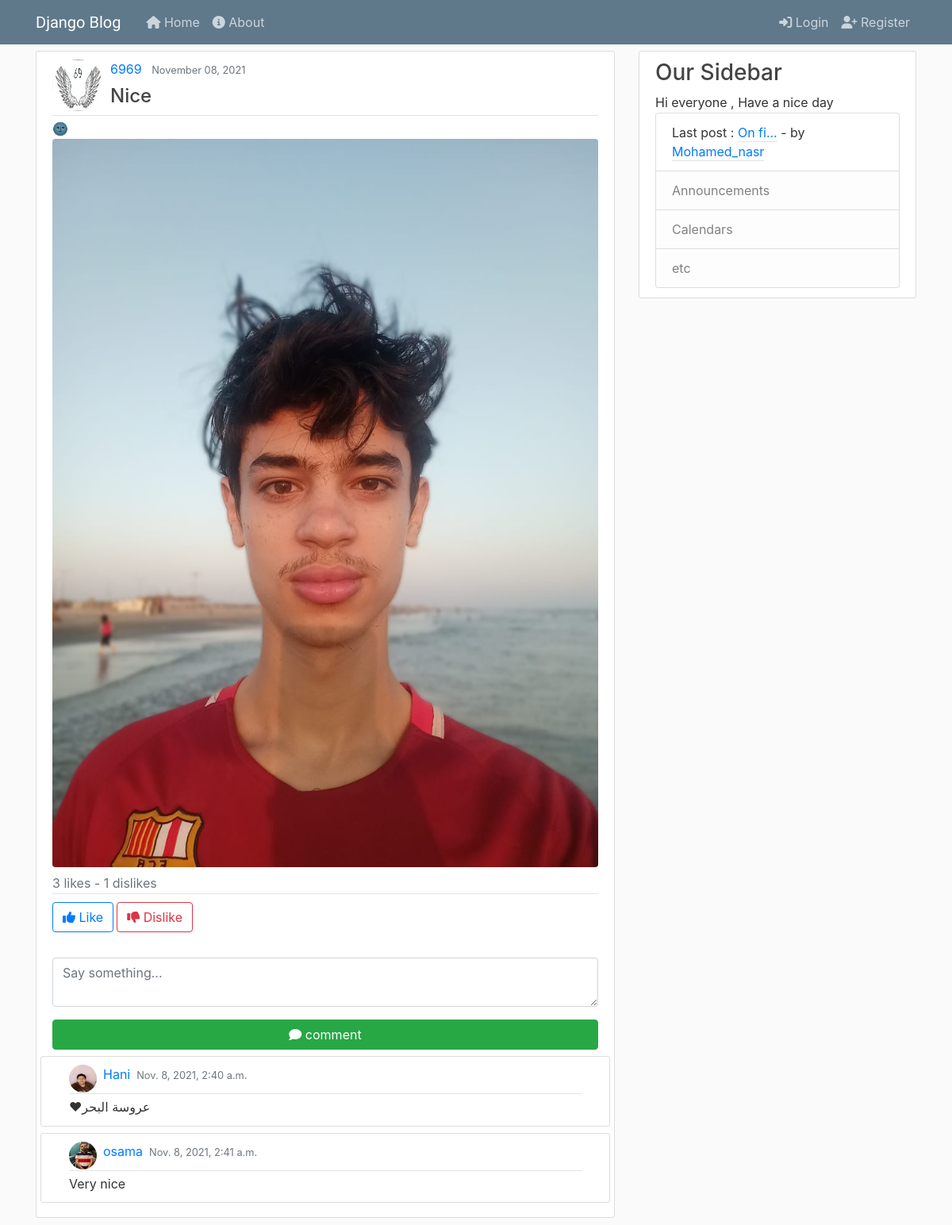
The app's page /post/59/ with its own data.
### blog/models.py (models this page shows, shortened)
class Post(models.Model):
    title = models.CharField(max_length=100,blank=True)
    content = models.TextField()
    date_posted = models.DateTimeField(default=timezone.now)
    author = models.ForeignKey(User, on_delete=models.CASCADE)
    likes= models.ManyToManyField(User,related_name='blog_post',null=True,blank=True)
    dislikes=models.ManyToManyField(User,related_name='dislikes',null=True,blank=True)
    image= models.ImageField(blank= True, upload_to='Posts_images')
    comments= models.ManyToManyField(User,through='Comment',null=True,blank=True,related_name="Post_comments")
    def total_likes(self):
        return self.likes.count()
    def total_dislikes(self):
        return self.dislikes.count()
    def __str__(self):
        return str(self.title) or str(self.content[:5]+'...')
    @property
    def image_url(self):
        if self.image and hasattr(self.image, 'url'):
            return self.image.url

class Comment(models.Model):
    body = models.TextField()
    author = models.ForeignKey(User, on_delete=models.CASCADE)
    date_posted = models.DateTimeField(default=timezone.now)
    post = models.ForeignKey(Post, on_delete=models.CASCADE)
    likes= models.ManyToManyField(User,related_name='comment_likes',null=True,blank=True)
    dislikes=models.ManyToManyField(User,related_name='comment_dislikes',null=True,blank=True)

### users/models.py (models this page shows, shortened)
class Profile(models.Model):
  user= models.OneToOneField(User, on_delete=models.CASCADE)
  image = models.ImageField(default='default.jpg',upload_to='profile_pics' )
  bio = models.TextField(max_length=500, blank=True)
  Above_18 = models.BooleanField(name= 'Above 18',null=True)

### blog/views.py (the view)
# urls.py: path('post/<int:pk>/', PostDetailView.as_view(), name='post-detail'),
class PostDetailView(DetailView):
    model = Post
    http_method_names = ['get', 'post']
    form = CommentForm()
    def post(self, request, *args, **kwargs):
        form= CommentForm(request.POST)
        if request.user.is_authenticated :
          if form.is_valid():
              post=self.get_object()
              form.instance.author=request.user
              form.instance.post=post
              form.save()
              return redirect(reverse('post-detail',kwargs={'pk':post.pk}))
        return HttpResponseRedirect(reverse('login'))
    def get_context_data(self, *args,**kwargs) :
      context = super(PostDetailView,self).get_context_data( *args,**kwargs)
      post_comments = Comment.objects.filter(post=self.object.id)
      context['comments']=post_comments
      context['form'] = self.form
      return context

### blog/forms.py
class CommentForm (forms.ModelForm):
  body = forms.CharField(
    label='',
    widget=forms.Textarea(attrs={'rows':'2','placeholder':'Say something...','class':'md-textarea form-control'})
    )
  class Meta :
    model = Comment
    fields= ['body']

### blog/context_processors.py (called while the page is built)
def added_models_ToBase(request):
    return {
        'posts':Post.objects.all()
    }

### blog/templates/blog/post_detail.html (shortened to what this page needs)
{% extends "blog/base.html" %} {% load bootstrap4 %} {% block content %}
<article class="media content-section">
  <div class="media-body">
    <div class="article-metadata">
       <div class="d-flex flex-row">
      <img
        class="rounded-circle article-img"
        src="{{post.author.profile.image.url}}"
        alt=""
      />
      <div>
        <a class="mr-2" href="{% url 'user-posts' post.author.username %}"
          >{{ post.author }}</a
        >
        <small class="text-muted">{{ post.date_posted | date:"F d, Y"}}</small>
      <div class="pt-2"><h4>
            {{ post.title }}
        </h4></div>
      </div>
    </div>
    </div>
    <p class="article-content">{{ object.content|safe }}</p>
    {% if post.image_url is not null %}
    <img
      class="rounded mx-auto d-block"
      src="{{post.image_url|default_if_none:'#' |safe}}"
    />
    {% endif %}
    <div class="mt-2 text-secondary">
      {{post.total_likes}} likes - {{post.total_dislikes}} dislikes
    </div>
    <div>
      <hr class="margin-block-start: 0;" />
      <div class=" d-flex flex-row">
      <form class="mb-2" action="{% url 'like_post' post.pk %}" , method="POST">
          {% csrf_token %} {% if user in post.likes.all %}
          <button
            type="submit"
            ,
            name="post_id"
            ,
            value="{{ post.id }}"
            ,
            class="btn btn-outline-danger btn-ms"
          >
            <i class="fas fa-thumbs-down"></i> unLike
          </button>
          {% else %}
          <button
            type="submit"
            ,
            name="post_id"
            ,
            value="{{ post.id }}"
            ,
            class="btn btn-outline-primary btn-ms"
          >
            <i class="fas fa-thumbs-up"></i> Like
          </button>
          {% endif %}
        </form>
        <form action="{% url 'dislike_post' post.pk %}" , method="POST">
          {% csrf_token %} {% if user in post.dislikes.all %}
          <button
            type="submit"
            ,
            name="post_id"
            ,
            value="{{ post.id }}"
            ,
            class="btn btn-outline-primary ml-1"
          >
            <i class="fas fa-thumbs-up"></i>
            Undislike
          </button>
          {% else %}
          <button
            type="submit"
            ,
            name="post_id"
            ,
            value="{{ post.id }}"
            ,
            class="btn btn-outline-danger btn-ms ml-1"
          >
            <i class="fas fa-thumbs-down"></i>
            Dislike
          </button>
          {% endif %}
      </form>
      </div>
      <div class="row justify-content-conter ">
        <div class=" col-sm-12 ">
          <form action="{% url 'post-detail' post.id %}" method="POST">
            {% csrf_token %} {% bootstrap_form form %}
            <div class="d-grid gap-3">
              <button class="btn btn-success mt-0 col-sm-12" , type="submit">
                 <i class="fas fa-comment"></i> comment
              </button>
          </form>
        </div>
      </div>
    </div>
      {% for comment in comments %}
      <div class="row justify-content-conter mt-2 mb-2 media content-section">
        <div class="col-sm-12  ">
          <div class="article-metadata d-flex flex-row">
             <img
    class="rounded-circle comment_author_img"
    src="{{comment.author.profile.image.url}}"
    alt=""
  />
      <a class="mr-2" href="{% url 'user-posts' comment.author.username %}"
        >{{ comment.author }}
        </a>
      <small class="text-muted mt-1">{{ comment.date_posted }}</small>
    </div>
     <p>{{ comment.body }}</p>
        </div>
      </div>
       {% endfor %}
  </div>
</article>
{% endblock content %}

### blog/templates/blog/base.html (shortened to what this page needs)
{% load static %}
<!DOCTYPE html>
<html lang="en">
<head>
  <link rel="stylesheet" href="https://maxcdn.bootstrapcdn.com/bootstrap/4.0.0/css/bootstrap.min.css"
>
  <link rel="stylesheet" type="text/css" href="{% static 'blog/main.css' %}">
</head>
<body>
  <header class="site-header">
    <nav class="navbar navbar-expand-md navbar-dark bg-steel fixed-top">
      <div class="container">
        <a class="navbar-brand mr-4"  style="font-family: lobster ;" href="{% url 'blog-home' %}">Django Blog</a>
        <div class="collapse navbar-collapse" id="navbarToggle">
          <div class="navbar-nav mr-auto">
            <a class="nav-item nav-link" href="{% url 'blog-home' %}"><i class="fas fa-home"></i> Home</a>
            <a class="nav-item nav-link" href="{% url 'blog-about' %}">
              <i class="fas fa-info-circle"></i> About</a>
          </div>
          <div class="navbar-nav">
            {% if user.is_authenticated %}
            <a class="nav-item nav-link" href="{% url 'post-create' %}"><i class="fas fa-plus"></i> New Post</a>
            <a class="nav-item nav-link" href="{% url 'profile' %}"><i class="fas fa-user-circle"></i> Profile</a>
            <a class="nav-item nav-link" href="{% url 'logout' %}"><i class="fas fa-sign-out-alt"></i> Logout</a>
            {%else%}
            <a class="nav-item nav-link" href="{% url 'login' %}"><i class="fas fa-sign-in-alt"></i> Login</a>
            <a class="nav-item nav-link" href=" {% url 'register' %}"><i class="fas fa-user-plus"></i> Register</a>
            {%endif%}
          </div>
        </div>
      </div>
    </nav>
  </header>
  <main role="main" class="container">
    <div class="row">
      <div class="col-md-8">
        {% block content %}{% endblock %}
      </div>
      <div class="col-md-4">
        <div class="content-section">
          <h3>Our Sidebar</h3>
            {% block sidebar %}
             <p>Hi everyone , Have a nice day</p>
<ul class="list-group">
  <li class="list-group-item list-group-item">
    Last post :
    <a class="article-metadata" href="{% url 'post-detail' posts.last.id %}"
      >{{ posts.last }}</a
    >
    - by
    <a
      class="mr-2 article-metadata"
      href="{% url 'user-posts' posts.last.author.username %}"
      >{{ posts.last.author }}</a
    >
  </li>
  <li class="list-group-item list-group-item-light">Announcements</li>
  <li class="list-group-item list-group-item-light">Calendars</li>
  <li class="list-group-item list-group-item-light">etc</li>
</ul>
            {% endblock sidebar %}
        </div>
      </div>
    </div>
  </main>
</body>
</html>

### blog/static/blog/main.css (style rules this page uses)
body { background: #fafafa; color: #333333; margin-top: 4rem; }
h1, h2, h3, h4, h5, h6 { color: #444444; }
ul { margin: 0; }
.bg-steel { background-color: #5f788a; }
.site-header .navbar-nav .nav-link { color: #cbd5db; }
.content-section { background: #ffffff; padding: 10px 20px; border: 1px solid #dddddd; border-radius: 3px; margin-bottom: 10px; }
.article-content { white-space: pre-line; }
p { display: block; margin-block-start: 0.1em; margin-block-end: 0.1em; margin-inline-start: 0px; margin-inline-end: 0px; }
img { width: 100%; height: 100%; }
hr { margin-block-start: 0.1em; margin-block-end: 0.6em; }
.comment_author_img { height: 35px; width: 35px; margin-right: 8px; }
.article-img { height: 65px; width: 65px; margin-right: 8px; }
.article-metadata { padding-bottom: 1px; margin-bottom: 4px; border-bottom: 1px solid #e3e3e3; }

### blog/templates/blog/post_detail.html (style rules this page uses)
img { width: 100%; height: 100%; }
hr { margin-block-start: 0.1em; margin-block-end: 0.6em; }
.comment_author_img { height: 35px; width: 35px; margin-right: 8px; }

### records on screen
Post: author.profile.image (picture), author "6969", date_posted "November 08, 2021", title "Nice", content "🌚", image_url (picture), total_likes "3", total_dislikes "1"
Comment: author.profile.image (picture), author "Hani", date_posted "Nov. 8, 2021, 2:40 a.m.", body "❤عروسة البحر"
Comment: author.profile.image (picture), author "osama", date_posted "Nov. 8, 2021, 2:41 a.m.", body "Very nice"
Post: last "On fi...", last.author "Mohamed_nasr"
